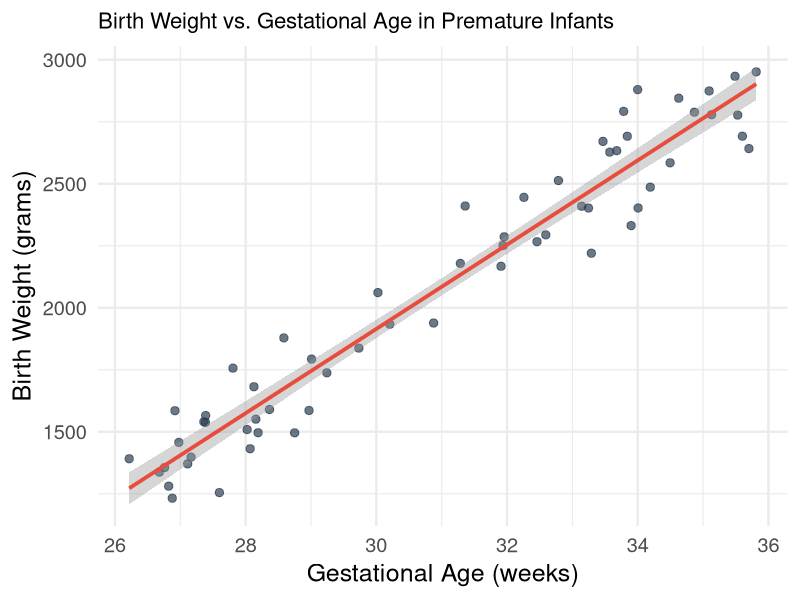
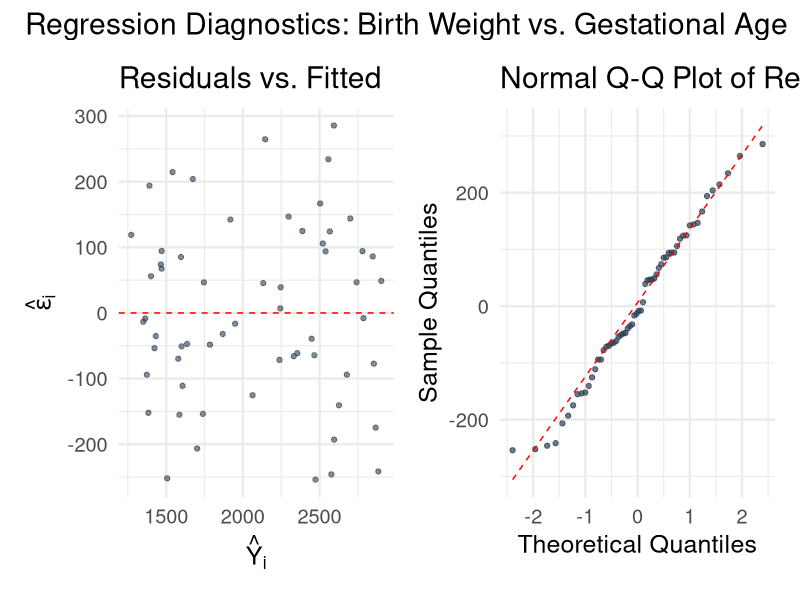
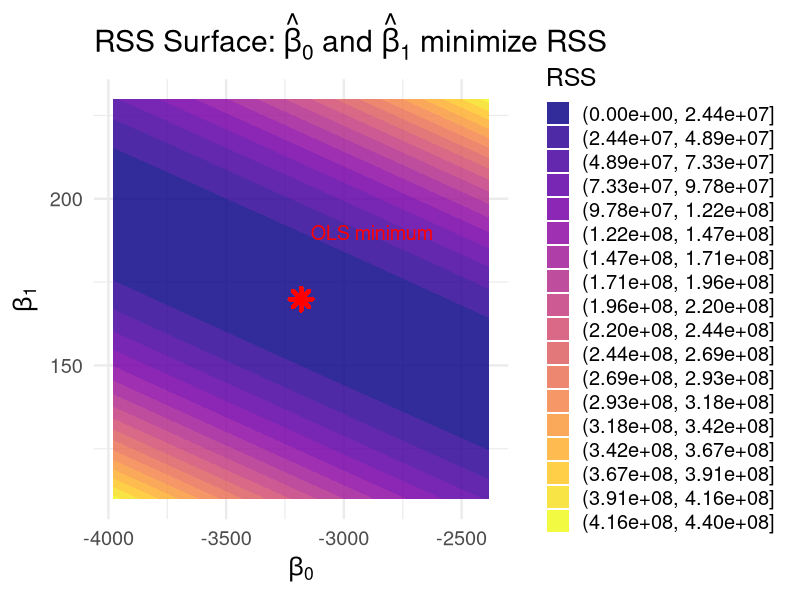
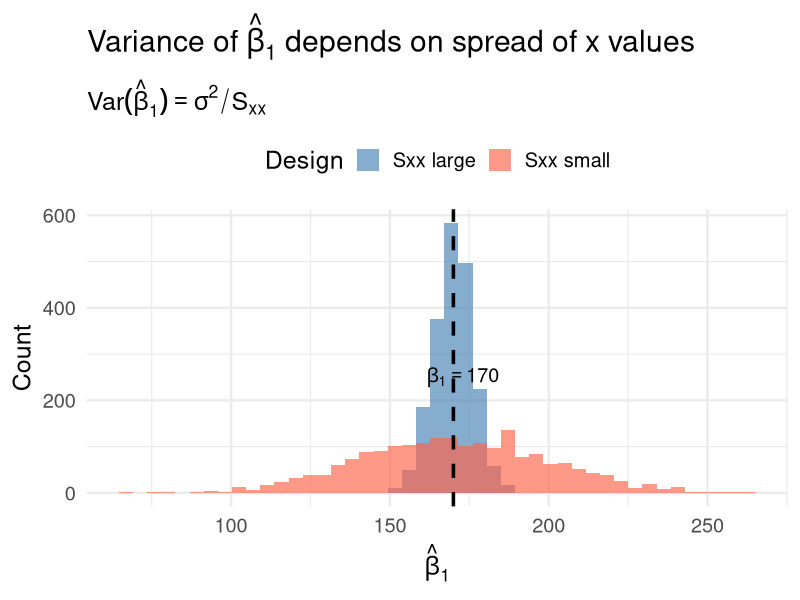
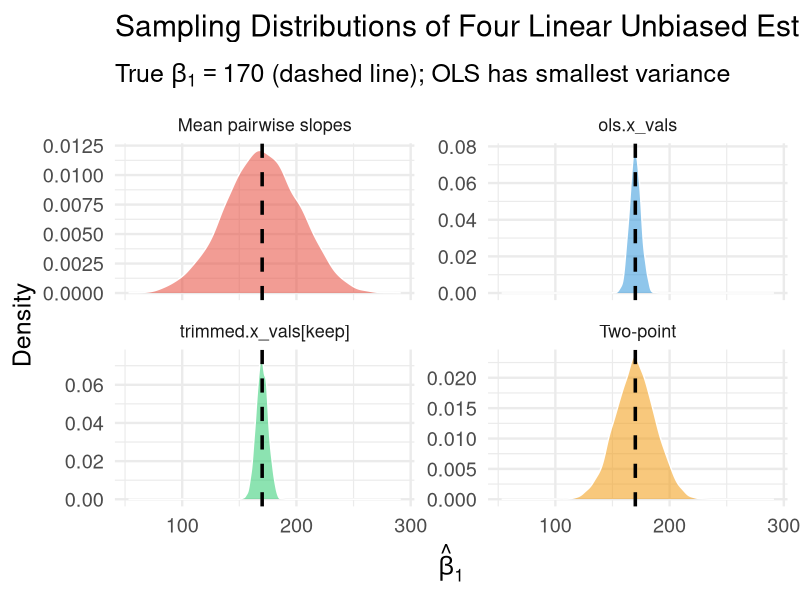
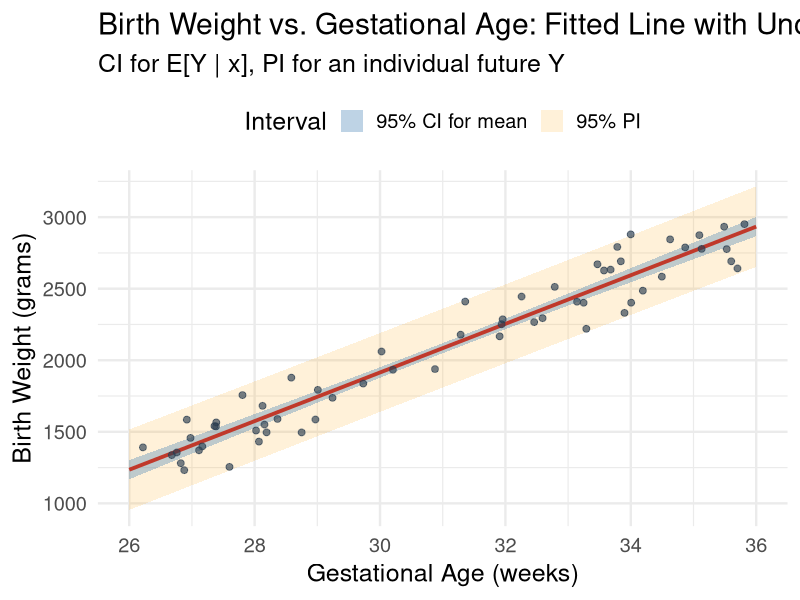
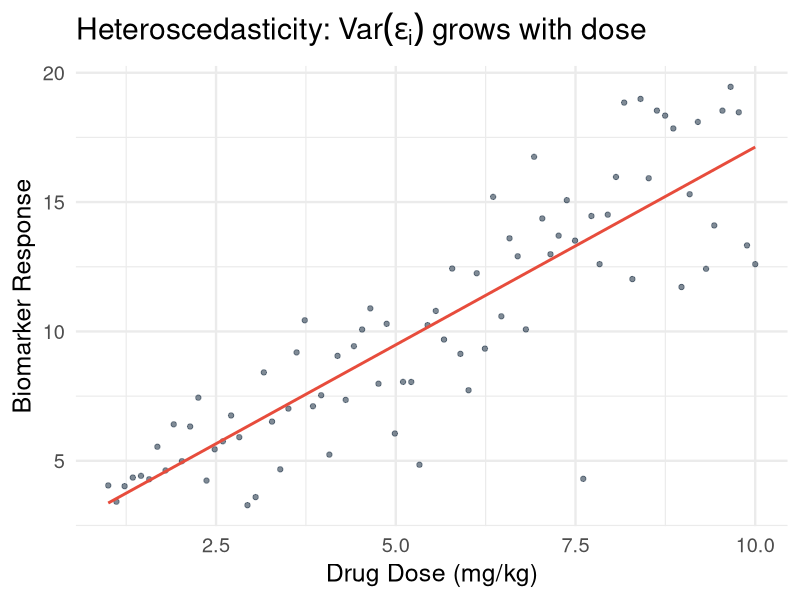
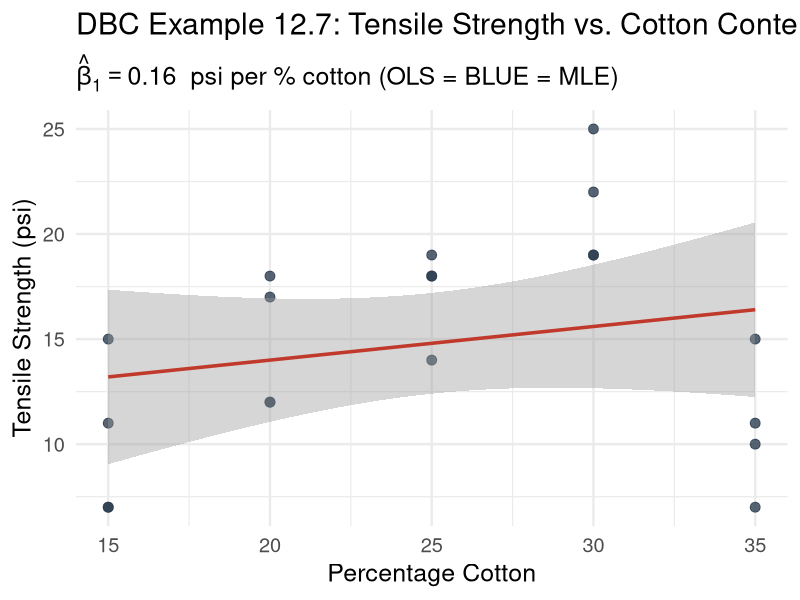

These charts were generated, in order, by the following R code:
## ---- chunk 1
#| label: setup
#| include: false
library(tidyverse)
library(broom)
library(patchwork)
set.seed(551)
theme_set(theme_minimal(base_size = 18))
## ---- chunk 2
#| code-fold: true
#| fig-height: 4.8
set.seed(551)
n <- 60
gest_age   <- runif(n, min = 26, max = 36)
birth_wt   <- -3200 + 170 * gest_age + rnorm(n, 0, 120)

preterm <- tibble(gestational_age = gest_age, birth_weight = birth_wt)

ggplot(preterm, aes(x = gestational_age, y = birth_weight)) +
  geom_point(color = "#2c3e50", alpha = 0.7, size = 2.5) +
  geom_smooth(method = "lm", se = TRUE, color = "#e74c3c", linewidth = 1.3) +
  labs(
    title = "Birth Weight vs. Gestational Age in Premature Infants",
    x = "Gestational Age (weeks)",
    y = "Birth Weight (grams)"
  ) +
  theme(plot.title = element_text(size = 16))
## ---- chunk 3
#| code-fold: true
#| fig-height: 5.0
fit <- lm(birth_weight ~ gestational_age, data = preterm)
aug <- augment(fit)

p1 <- ggplot(aug, aes(x = .fitted, y = .resid)) +
  geom_point(alpha = 0.6, color = "#2c3e50") +
  geom_hline(yintercept = 0, linetype = "dashed", color = "red") +
  labs(
    title = "Residuals vs. Fitted",
    x = expression(hat(Y)[i]),
    y = expression(hat(epsilon)[i])
  )

p2 <- ggplot(aug, aes(sample = .resid)) +
  stat_qq(color = "#2c3e50", alpha = 0.7) +
  stat_qq_line(color = "red", linetype = "dashed") +
  labs(title = "Normal Q-Q Plot of Residuals",
       x = "Theoretical Quantiles", y = "Sample Quantiles")

p1 + p2 +
  plot_annotation(title = "Regression Diagnostics: Birth Weight vs. Gestational Age")
## ---- chunk 4
# Manual computation of OLS estimators
x <- preterm$gestational_age
Y <- preterm$birth_weight

x_bar <- mean(x)
Y_bar <- mean(Y)

Sxx <- sum((x - x_bar)^2)
Sxy <- sum((x - x_bar) * (Y - Y_bar))

beta1_hat <- Sxy / Sxx
beta0_hat <- Y_bar - beta1_hat * x_bar

cat("Manual OLS:\n")
cat("  beta0_hat =", round(beta0_hat, 2), "\n")
cat("  beta1_hat =", round(beta1_hat, 2), "\n\n")

# Confirm with lm()
fit <- lm(birth_weight ~ gestational_age, data = preterm)
tidy(fit) |> select(term, estimate) |> print()
## ---- chunk 5
#| code-fold: true
#| fig-height: 5
# Create a grid of (beta0, beta1) values and compute RSS at each
b0_seq <- seq(beta0_hat - 800, beta0_hat + 800, length.out = 60)
b1_seq <- seq(beta1_hat - 60,  beta1_hat + 60,  length.out = 60)

rss_grid <- expand_grid(b0 = b0_seq, b1 = b1_seq) |>
  mutate(
    rss = map2_dbl(b0, b1, \(b0, b1) sum((Y - b0 - b1 * x)^2))
  )

ggplot(rss_grid, aes(x = b0, y = b1, z = rss)) +
  geom_contour_filled(bins = 18, alpha = 0.85) +
  geom_point(
    aes(x = beta0_hat, y = beta1_hat),
    inherit.aes = FALSE,
    color = "red", size = 4, shape = 8, stroke = 2
  ) +
  labs(
    title = expression("RSS Surface: " * hat(beta)[0] * " and " * hat(beta)[1] * " minimize RSS"),
    x = expression(beta[0]),
    y = expression(beta[1]),
    fill = "RSS"
  ) +
  scale_fill_viridis_d(option = "plasma") +
  annotate("text", x = beta0_hat + 300, y = beta1_hat + 20,
           label = "OLS minimum", color = "red", size = 5)
## ---- chunk 6
#| code-fold: true
#| fig-height: 5.0
set.seed(42)
n_pts <- 30
sigma2 <- 100^2
beta0_true <- -3200; beta1_true <- 170

# Low spread in x
x_low  <- seq(30, 32, length.out = n_pts)
# High spread in x
x_high <- seq(26, 36, length.out = n_pts)

Sxx_low  <- sum((x_low  - mean(x_low))^2)
Sxx_high <- sum((x_high - mean(x_high))^2)

simulate_slope <- function(x_vals, n_sim = 2000) {
  replicate(n_sim, {
    Y <- beta0_true + beta1_true * x_vals + rnorm(length(x_vals), 0, sqrt(sigma2))
    coef(lm(Y ~ x_vals))[2]
  })
}

slopes_low  <- simulate_slope(x_low)
slopes_high <- simulate_slope(x_high)

tibble(
  slope = c(slopes_low, slopes_high),
  Design = rep(c("Sxx small", "Sxx large"),
               each = 2000)
) |>
  ggplot(aes(x = slope, fill = Design)) +
  geom_histogram(bins = 45, alpha = 0.65, position = "identity") +
  geom_vline(xintercept = beta1_true, color = "black", linetype = "dashed",
             linewidth = 1.2) +
  scale_fill_manual(values = c("Sxx small" = "tomato",
                               "Sxx large" = "steelblue")) +
  labs(
    title = expression("Variance of " * hat(beta)[1] * " depends on spread of x values"),
    subtitle = bquote(Var(hat(beta)[1]) == sigma^2 / S[xx]),
    x = expression(hat(beta)[1]),
    y = "Count",
    fill = "Design"
  ) +
  annotate("text", x = beta1_true + 3, y = 250, label = expression(beta[1] == 170),
           size = 5) +
  theme(legend.position = "top")
## ---- chunk 7
#| echo: false
#| fig-height: 6
library(DiagrammeR)
grViz("
digraph BLUE_MVUE {
  graph [rankdir = TB, bgcolor = transparent, splines = ortho]
  node [shape = box, style = filled, fontsize = 14, width = 3.5]

  All   [label = 'All Unbiased Estimators\\n(includes nonlinear functions of Y)', 
          fillcolor = '#F5B7B1']
  Lin   [label = 'Linear Unbiased Estimators\\n(tildeβ = Σ aᵢYᵢ, E[tildeβ] = β)', 
          fillcolor = '#FAD7A0']
  OLS   [label = 'OLS: Best Linear Unbiased (BLUE)\\nGauss-Markov: smallest Var among linear UEs', 
          fillcolor = '#ABEBC6']
  MVUE  [label = 'MVUE (under normality)\\nOLS = MLE = BLUE = MVUE', 
          fillcolor = '#AED6F1']

  All  -> Lin  [label = 'restrict to\\nlinear estimators']
  Lin  -> OLS  [label = 'Gauss-Markov\\nTheorem']
  OLS  -> MVUE [label = 'Add normality:\\nε ~ N(0,σ²)', style = dashed]
}
")
## ---- chunk 8
# Verify: compare theoretical variance to simulation variance
sigma <- 120
Sxx_val <- Sxx

cat("Theoretical Var(beta1_hat) =", round(sigma^2 / Sxx_val, 4), "\n")
cat("Simulated  Var(beta1_hat) =", round(var(slopes_high), 4), "\n")
## ---- chunk 9
#| code-fold: true
set.seed(551)
n_sim <- 5000
x_fixed <- sort(preterm$gestational_age)
n <- length(x_fixed)
beta0_true <- -3200; beta1_true <- 170; sigma <- 120

simulate_estimators <- function(x_vals, n_sim, beta0, beta1, sigma) {
  replicate(n_sim, {
    Y <- beta0 + beta1 * x_vals + rnorm(length(x_vals), 0, sigma)
    n  <- length(x_vals)
    
    # OLS slope
    ols <- coef(lm(Y ~ x_vals))[2]
    
    # Two-point slope: first and last observation
    two_pt <- (Y[n] - Y[1]) / (x_vals[n] - x_vals[1])
    
    # Trimmed OLS: drop middle third
    keep <- c(1:floor(n/3), ceiling(2*n/3):n)
    trimmed <- coef(lm(Y[keep] ~ x_vals[keep]))[2]
    
    # Mean of all pairwise slopes
    pairs_i <- rep(1:(n-1), times = (n-1):1)
    pairs_j <- unlist(lapply(2:n, \(j) j:n))
    pairwise_slopes <- (Y[pairs_j] - Y[pairs_i]) / (x_vals[pairs_j] - x_vals[pairs_i])
    pairwise_mean <- mean(pairwise_slopes)
    
    c(ols = ols, two_pt = two_pt, trimmed = trimmed, pairwise = pairwise_mean)
  }) |> t() |> as_tibble()
}

sim_results <- simulate_estimators(x_fixed, n_sim, beta0_true, beta1_true, sigma)
## ---- chunk 10
#| code-fold: true
#| fig-height: 5.5

sim_results |>
  pivot_longer(everything(),
               names_to = "Estimator",
               values_to = "slope_hat") |>
  mutate(Estimator = recode(Estimator,
    ols       = "OLS (BLUE)",
    two_pt    = "Two-point",
    trimmed   = "Trimmed OLS",
    pairwise  = "Mean pairwise slopes"
  )) |>
  ggplot(aes(x = slope_hat, fill = Estimator)) +
  geom_density(alpha = 0.55, color = "white") +
  geom_vline(xintercept = beta1_true, linetype = "dashed",
             color = "black", linewidth = 1.2) +
  scale_fill_manual(values = c("#e74c3c", "#3498db", "#2ecc71", "#f39c12")) +
  facet_wrap(~Estimator, ncol = 2, scales = "free_y") +
  labs(
    title = expression("Sampling Distributions of Four Linear Unbiased Estimators of " * beta[1]),
    subtitle = bquote("True " * beta[1] == 170 * " (dashed line); OLS has smallest variance"),
    x = expression(hat(beta)[1]),
    y = "Density"
  ) +
  theme(legend.position = "none", strip.text = element_text(size = 13))
## ---- chunk 11
sim_summary <- sim_results |>
  summarise(across(everything(), list(Mean = mean, Variance = var, SD = sd))) |>
  pivot_longer(everything()) |>
  separate(name, into = c("Estimator", "Statistic"), sep = "_(?=[^_]+$)") |>
  mutate(value = round(value, 4)) |>
  pivot_wider(names_from = Statistic, values_from = value) |>
  mutate(
    Estimator = recode(Estimator,
      ols      = "OLS (BLUE)",
      two_pt   = "Two-point",
      trimmed  = "Trimmed OLS",
      pairwise = "Mean pairwise"
    ),
    `Relative Efficiency` = round(min(Variance) / Variance, 3)
  )

sim_summary |>
  arrange(Variance) |>
  knitr::kable(digits = 4,
               caption = "Comparison of Linear Unbiased Estimators (5,000 simulations)")
## ---- chunk 12
# Standard errors in our example
fit_summary <- summary(fit)
cat("sigma_hat (S) =", round(fit_summary$sigma, 2), "\n")
tidy(fit) |> select(term, estimate, std.error, statistic, p.value) |> 
  mutate(across(where(is.numeric), \(x) round(x, 4)))
## ---- chunk 13
#| code-fold: true
#| fig-height: 5
new_ages <- tibble(gestational_age = seq(26, 36, by = 0.5))
pred_ci   <- predict(fit, newdata = new_ages, interval = "confidence") |> as_tibble()
pred_pi   <- predict(fit, newdata = new_ages, interval = "prediction") |> as_tibble()

plot_data <- bind_cols(new_ages, pred_ci) |>
  rename(conf_lwr = lwr, conf_upr = upr) |>
  mutate(pred_lwr = pred_pi$lwr, pred_upr = pred_pi$upr)

ggplot() +
  geom_ribbon(data = plot_data,
              aes(x = gestational_age, ymin = pred_lwr, ymax = pred_upr, fill = "95% PI"),
              alpha = 0.15) +
  geom_ribbon(data = plot_data,
              aes(x = gestational_age, ymin = conf_lwr, ymax = conf_upr, fill = "95% CI for mean"),
              alpha = 0.35) +
  geom_line(data = plot_data, aes(x = gestational_age, y = fit), color = "#c0392b", linewidth = 1.3) +
  geom_point(data = preterm, aes(x = gestational_age, y = birth_weight),
             color = "#2c3e50", alpha = 0.65, size = 2) +
  scale_fill_manual(values = c("95% CI for mean" = "steelblue", "95% PI" = "orange"),
                    name = "Interval") +
  labs(
    title = "Birth Weight vs. Gestational Age: Fitted Line with Uncertainty Bands",
    subtitle = expression("CI for " * E*"[Y | x], PI for an individual future Y"),
    x = "Gestational Age (weeks)", y = "Birth Weight (grams)"
  ) +
  theme(legend.position = "top")
## ---- chunk 14
#| code-fold: true
#| fig-height: 4.5
set.seed(42)
x_dose <- seq(1, 10, length.out = 80)
y_response <- 2 + 1.5 * x_dose + rnorm(80, 0, sd = 0.4 * x_dose)
hetero_data <- tibble(dose = x_dose, response = y_response)

ggplot(hetero_data, aes(x = dose, y = response)) +
  geom_point(alpha = 0.6, color = "#2c3e50") +
  geom_smooth(method = "lm", se = FALSE, color = "#e74c3c") +
  labs(
    title = expression("Heteroscedasticity: " * Var(epsilon[i]) * " grows with dose"),
    x = "Drug Dose (mg/kg)", y = "Biomarker Response"
  )
## ---- chunk 15
#| code-fold: true
# DBC Table 12.1: cotton content and tensile strength
cotton <- tibble(
  pct_cotton   = c(15, 15, 15, 15, 20, 20, 20, 20, 25, 25,
                   25, 25, 30, 30, 30, 30, 35, 35, 35, 35),
  tensile_str  = c(7, 7, 15, 11, 12, 17, 12, 18, 14, 18,
                   18, 19, 19, 25, 22, 19, 7, 10, 11, 15)
)

# Fit OLS
fit_cotton <- lm(tensile_str ~ pct_cotton, data = cotton)

# Manual OLS components
x_c  <- cotton$pct_cotton
Y_c  <- cotton$tensile_str
Sxx_c <- sum((x_c - mean(x_c))^2)
Sxy_c <- sum((x_c - mean(x_c)) * (Y_c - mean(Y_c)))

cat("Sxx =", Sxx_c, "  Sxy =", Sxy_c, "\n")
cat("beta1_hat =", round(Sxy_c / Sxx_c, 4), "\n")
cat("beta0_hat =", round(mean(Y_c) - (Sxy_c/Sxx_c) * mean(x_c), 4), "\n")
cat("Theoretical Var(beta1_hat) / sigma^2 =", round(1 / Sxx_c, 6), "\n\n")
tidy(fit_cotton) |> select(term, estimate, std.error, statistic, p.value) |>
  mutate(across(where(is.numeric), \(x) round(x, 4)))
## ---- chunk 16
#| code-fold: true
#| fig-height: 5
ggplot(cotton, aes(x = pct_cotton, y = tensile_str)) +
  geom_point(size = 3, color = "#2c3e50", alpha = 0.8) +
  geom_smooth(method = "lm", se = TRUE, color = "#c0392b", linewidth = 1.2) +
  labs(
    title = "DBC Example 12.7: Tensile Strength vs. Cotton Content",
    subtitle = bquote(hat(beta)[1] == .(round(Sxy_c / Sxx_c, 3)) ~
                        " psi per % cotton (OLS = BLUE = MLE)"),
    x = "Percentage Cotton",
    y = "Tensile Strength (psi)"
  )
## ---- chunk 17
#| echo: false
#| fig-height: 9
grViz("
digraph course_connections {
  graph [rankdir = LR, bgcolor = transparent, splines = curved, nodesep = 0.8, ranksep = 2.2]
  node [shape = box, style = filled, fontsize = 16, width = 3.2, height = 1.0]

  MVUE  [label = 'MVUE Theory\\n(Lessons 3, 6)', fillcolor = '#AED6F1']
  CRLB  [label = 'CRLB / Fisher Info\\n(Lessons 3, 6)', fillcolor = '#F5B7B1']
  MLE   [label = 'MLE\\n(Lesson 4)', fillcolor = '#FAD7A0']
  Suff  [label = 'Sufficient Stats\\n(Lesson 5)', fillcolor = '#D7BDE2']
  GM    [label = 'Gauss-Markov:\\nOLS is BLUE (Today)', fillcolor = '#ABEBC6']
  Reg   [label = 'Applied Regression\\n(Future courses)', fillcolor = '#D5D8DC']

  MVUE -> GM  [label = 'BLUE = MVUE for\\nlinear models', fontsize = 13]
  CRLB -> GM  [label = 'OLS achieves CRLB\\nunder normality', fontsize = 13]
  MLE  -> GM  [label = 'OLS = MLE\\nunder normality', fontsize = 13]
  Suff -> GM  [label = '(β̂₀, β̂₁, S²) sufficient\\nunder normality', fontsize = 13]
  GM   -> Reg [label = 't-tests, F-tests,\\nprediction intervals', fontsize = 13]
}
")
